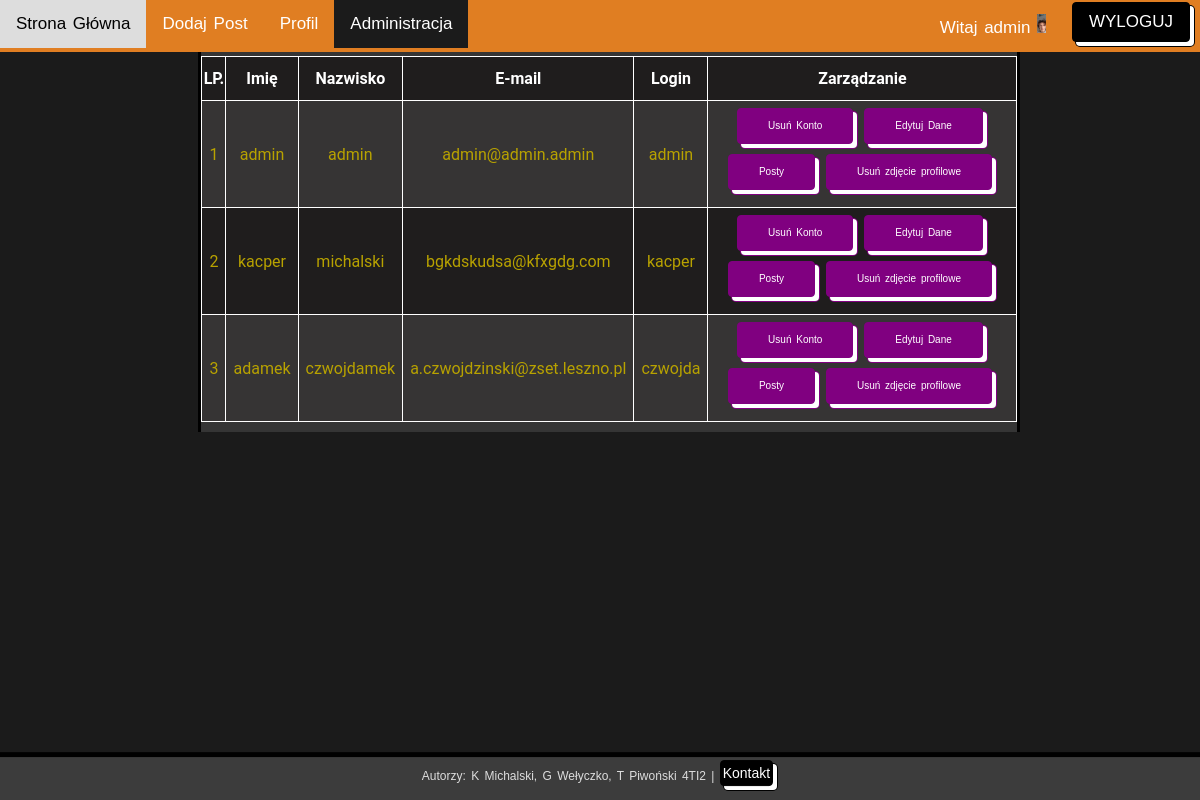
The app's page /admin_site.php (signed in) with its own data.
### tables this page shows
CREATE TABLE `loginy` (
  `id_uzytkownika` int NOT NULL,
  `imie` text NOT NULL,
  `nazwisko` text NOT NULL,
  `login` text NOT NULL,
  `haslo` text NOT NULL,
  `email` text NOT NULL,
  `profilowe` text NOT NULL
);

### admin_site.php (the view, shortened to what this page needs)
<!DOCTYPE html>
<html lang="pl">
<head>
    <link rel="stylesheet" href="style.css">
</head>
<body>
    <div class="topnav">
        <a href="main.php">Strona Główna</a>
        <?php
        echo "<a href='add_post.php?user=" . $_SESSION['logged_user'] . "'>Dodaj Post</a>";
        echo "<a href='profil.php?user=" . $_SESSION['logged_user'] . "'>Profil</a>";
        if ($_SESSION['logged_user'] == "admin") {
            echo "<a class='active' href='admin_site.php'>Administracja</a>";
        }
        ?>
        <a class="user_info, button-logout" style="float:right;margin-right:10px;" class="button-logout" href="logout.php">WYLOGUJ</a>
        <?php session_start();
        include "connect.php";
        $polaczenie = mysqli_connect($serwer, $user, $password, $basename) or die("spróbuj później");
        mysqli_query($polaczenie, "SET CHARACTER SET utf8;");
        echo "<a class='user_info' style='float:right;' href='profil.php?user=" . $_SESSION['logged_user'] . "'>";
        $login = $_SESSION['logged_user'];
        $zapytanie = "SELECT * FROM loginy WHERE `login` = '$login';";
        $kwr = mysqli_query($polaczenie, $zapytanie);
        $profilowe = mysqli_fetch_array($kwr);
        echo "Witaj $_SESSION[logged_user] <img style='height:19px;' src='profiles_pictures/$_SESSION[logged_user]/$profilowe[profilowe]'></a>"; ?>
    </div>
    <div class="wyp2">
    </div>
    <main class="main">
        <div class="left_banner">
        </div>
        <div class="middle_banner">
            <table class="userstable">
                <tr>
                    <th>LP.</th>
                    <th>Imię</th>
                    <th>Nazwisko</th>
                    <th>E-mail</th>
                    <th>Login</th>
                    <th>Zarządzanie</th>
                </tr>
                <?php
                include "connect.php";
                $polaczenie = mysqli_connect($serwer, $user, $password, $basename) or die("spróbuj później");
                mysqli_query($polaczenie, "SET CHARACTER SET utf8;");
                $zapytanie1 = "SELECT * FROM `loginy`;";
                $wynik = mysqli_query($polaczenie, $zapytanie1);
                $lp = 1;
                while ($info = mysqli_fetch_assoc($wynik)) {
                    echo "<tr>";
                    echo "<td>" . $lp++ . "</td><td>" . $info['imie'] . "</td><td>" . $info['nazwisko'] . "</td><td>" . $info['email'] . "</td><td>" . $info['login'] . "</td><td class='td'><a class='button-admin' href='admin_del_user.php?login=" . $info['login'] ."'>Usuń Konto</a> <a class='button-admin' href='edit_users.php?id=" . $info['id_uzytkownika'] . "&login=".$info['login']. "'>Edytuj Dane</a> <a class='button-admin' href='users_posts.php?id=" . $info['login'] . "'>Posty</a> <a class='button-admin' href='admin_del_profile_picture.php?id=" . $info['login'] . "'>Usuń zdjęcie profilowe</a>";
                    echo "</tr>";
                }
                ?>
            </table>
        </div>
    </main>
    <div class="wyp1">
    </div>
    <div class="footer">
        <center>
        <?php
            include 'footer.php';
            echo "$footer";
            ?>
        </center>
    </div>
</body>
</html>

### footer.php
<?php
$footer = "<script src='https://ajax.googleapis.com/ajax/libs/jquery/3.6.3/jquery.min.js'></script>
<script>
let isup = false;
function slideUp() {
    var footer = document.querySelector('.footer');
    if (isup === false){
      isup = true
      footer.style.transform = 'translateY(-580%)';
    } else {
      isup = false;
    footer.style.transform = 'translateY(70%)';
    }
  }
  </script>
<div class='footer'>
<text>Autorzy: K Michalski, G Wełyczko, T Piwoński 4TI2  |  </text>
  <button class='button-50' style='padding:2px;margin-top:3px;' onclick='slideUp()'>Kontakt</button><hr>
  <form action='send_email.php' method='post' name='form' id='form' onsubmit='return sendEmail();'>
  <table>
<thead>
  <tr>
    <th><label for='name'>Imię i nazwisko:</label></th>
    <th><input type='text' name='name' id='name' required><br></th>
  </tr>
</thead>
<tbody>
  <tr>
    <th><label for='email'>Twój adres e-mail:</label></th>
    <th><input type='email' name='email' id='email' required><br></th>
  </tr>
  <tr>
    <th><label for='message'>Wiadomość:</label></th>
    <th> <textarea name='message' id='message' required></textarea>
</th>
  </tr>
</tbody>
</table>
  <input class='button-50' style='padding:2px 50px;margin-bottom:40px;' name='send-email' type='submit' value='Wyślij'>
</form>
<script>
  function sendEmail() {
    var form = document.querySelector('form');
    var formData = new FormData(form);
    var xhr = new XMLHttpRequest();
    xhr.open('POST', 'send_email.php', true);
    xhr.onload = function() {
      if (xhr.status === 200) {
        alert(xhr.responseText);
        form.reset();
      } else {
        alert('Wystąpił błąd podczas wysyłania wiadomości.');
      }
    };
    xhr.send(formData);
    return false;
  }
</script>
</div>";

### style.css (style rules this page uses)
body { background-color: rgb(27, 27, 27); font-family: "Arial Black", Gadget, sans-serif; font-size: 16px; word-spacing: 2px; color: #000000; margin: 0%; }
.button-50 { background-color: black; border: 1px solid #000; border-radius: 4px; box-shadow: #fff 4px 4px 0 0, #000 4px 4px 0 1px; box-sizing: border-box; color: #fff; cursor: pointer; display: inline-block; font-family: ITCAvantGardeStd-Bk, Arial, sans-serif; font-size: 14px; line-height: 20px; margin: 0 5px 10px 0; overflow: visible; padding: 12px 40px; text-align: center; touch-action: manipulation; vertical-align: middle; white-space: nowrap; text-decoration: none }
.button-logout { background-color: black; border: 1px solid #000; border-radius: 4px; box-shadow: #fff 4px 4px 0 0, #000 4px 4px 0 1px; box-sizing: border-box; color: #fff; cursor: pointer; font-family: ITCAvantGardeStd-Bk, Arial, sans-serif; font-size: 9px; line-height: 10px; overflow: visible; margin-top: 0.2%; text-align: center; touch-action: manipulation; vertical-align: middle; white-space: nowrap; float: right; text-decoration: none }
.topnav { background-color: rgb(224, 126, 34); overflow: hidden; width: 100%; position: fixed; top: 0; }
.topnav a { float: left; color: white; text-align: center; padding: 14px 16px; text-decoration: none; font-size: 17px; }
.topnav a.active { background-color: rgb(27, 27, 27); color: white; }
.user_info { float: right; margin-right: 10px; }
.left_banner { margin-top: 0px; display: inline-block; width: 16%; height: 100%; }
.middle_banner { padding-top: 10px; padding-bottom: 10px; margin-top: 0px; display: inline-block; background-color: rgb(53, 53, 53); width: 68%; height: 100%; align-self: center; border-left: solid black; border-right: solid black; }
.wyp1 { height: 20px; width: 100%; }
.wyp2 { height: 30px; width: 100%; }
.footer { border-top: 5px solid black; background-color: rgb(60, 60, 60); clear: both; padding-bottom: 5px; color: #ddd; font-size: 12px; bottom: 0; position: fixed; width: 100%; transition: transform 0.3s ease-out; transform: translateY(71%); }
td { border: white solid 1px; padding: 7px; }
.userstable { color: #b8a200; padding: 5px; text-align: center; font-family: "Roboto", Roboto, sans-serif; border: solid white 1px; border-collapse: collapse; width: 100%; }
.userstable tr:nth-child(even) { padding: 5px; border: solid white 1px; background-color: #363434; }
.userstable tr:nth-last-child(even) { padding: 5px; border: solid white 1px; background-color: #1f1d1d; }
.userstable th { border: solid white 1px; padding-top: 12px; padding-bottom: 12px; text-align: center; background-color: #1f1d1d; color: white; }
.button-admin { color: purple; border: 1px solid purple; background-color: purple; border-radius: 4px; box-shadow: #fff 4px 4px 0 0, purple 4px 4px 0 1px; box-sizing: border-box; color: #fff; cursor: pointer; display: inline-block; font-family: ITCAvantGardeStd-Bk, Arial, sans-serif; font-size: 10px; line-height: 10px; margin: 0 5px 10px 0; overflow: visible; padding: 12px 30px; text-align: center; touch-action: manipulation; vertical-align: middle; white-space: nowrap; text-decoration: none }

### records on screen
loginy: profilowe (picture), imie "admin", nazwisko "admin", email "admin@admin.admin", login "admin"
loginy: imie "kacper", nazwisko "michalski", email "bgkdskudsa@kfxgdg.com", login "kacper"
loginy: imie "adamek", nazwisko "czwojdamek", email "a.czwojdzinski@zset.leszno.pl", login "czwojda"

### other values on screen
$_SESSION[logged_user] "admin"
